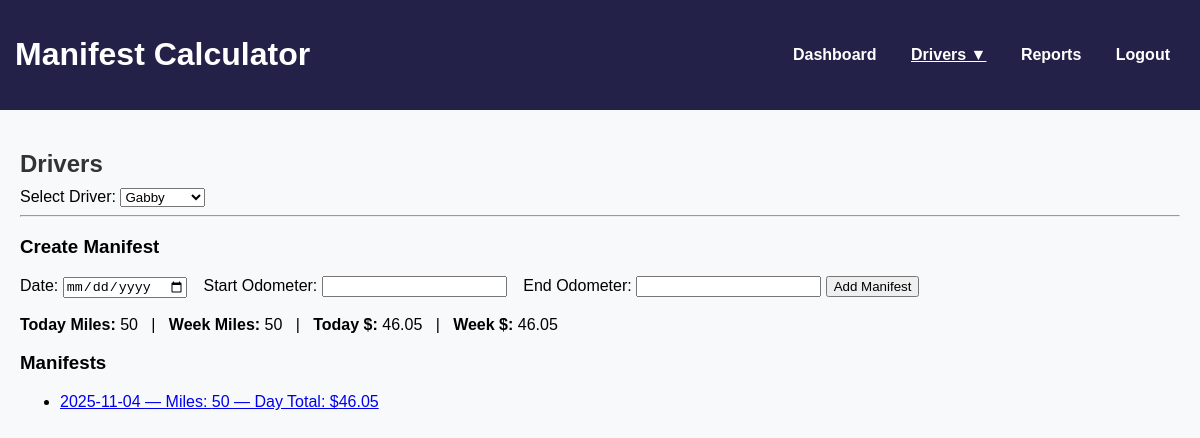
Screenshot of /drivers?driver=1 with the database file from the repository.
### models.py (models this page shows)
class Manifest(db.Model):
    id = db.Column(db.Integer, primary_key=True)
    driver_id = db.Column(db.Integer, db.ForeignKey('driver.id'), nullable=False)
    date = db.Column(db.Date, nullable=False)
    start_odometer = db.Column(db.Integer)
    end_odometer = db.Column(db.Integer)
    total_miles = db.Column(db.Integer)
    day_total = db.Column(db.Float)  # sum of all stops
    driver = db.relationship('Driver', back_populates='manifests')
    stops = db.relationship('Stop', back_populates='manifest', cascade="all, delete-orphan")

### app.py (the view)
@app.route('/drivers', methods=['GET', 'POST'])
def drivers():
    all_drivers = Driver.query.order_by(Driver.name).all()
    selected_driver_id = request.form.get('driver') or request.args.get('driver')
    manifests = []
    totals = {'day_miles': 0, 'week_miles': 0, 'day_total': 0.0, 'week_total': 0.0}
    if selected_driver_id:
        manifests = Manifest.query.filter_by(driver_id=selected_driver_id).order_by(Manifest.date.asc()).all()
        today = datetime.today().date()
        start_of_week = today - timedelta(days=today.weekday())
        daily = [m for m in manifests if m.date == today]
        weekly = [m for m in manifests if start_of_week <= m.date <= today]
        totals['day_miles'] = sum(m.total_miles or 0 for m in daily)
        totals['week_miles'] = sum(m.total_miles or 0 for m in weekly)
        totals['day_total'] = sum(m.day_total or 0 for m in daily)
        totals['week_total'] = sum(m.day_total or 0 for m in weekly)
    return render_template(
        'drivers.html',
        drivers=all_drivers,
        selected_driver_id=selected_driver_id,
        manifests=manifests,
        totals=totals,
        active_page='drivers'
    )

### app.py (called while the page is built)
@app.context_processor
def inject_drivers():
    all_drivers = Driver.query.order_by(Driver.name).all()
    return dict(all_drivers=all_drivers)

### templates/drivers.html (shortened to what this page needs)
{% extends "base.html" %}
{% block content %}
<h2>Drivers</h2>
<form method="POST" action="{{ url_for('drivers') }}">
  <label for="driver">Select Driver:</label>
  <select name="driver" id="driver" onchange="this.form.submit()">
    {% for d in drivers %}
      <option value="{{ d.id }}" {% if selected_driver_id and d.id == selected_driver_id|int %}selected{% endif %}>
        {{ d.name }}
      </option>
    {% endfor %}
  </select>
</form>
{% if selected_driver_id %}
  <hr>
  <h3>Create Manifest</h3>
  <form method="POST" action="{{ url_for('create_manifest') }}">
    <label>Date:</label>
    <input type="date" name="date" required>
    <label style="margin-left:12px;">Start Odometer:</label>
    <input type="number" name="start_odometer" step="1" required>
    <label style="margin-left:12px;">End Odometer:</label>
    <input type="number" name="end_odometer" step="1" required>
    <button type="submit">Add Manifest</button>
  </form>
  <div style="margin-top:18px;">
    <strong>Today Miles:</strong> {{ totals.day_miles }}
    &nbsp;&nbsp;|&nbsp;&nbsp;
    <strong>Week Miles:</strong> {{ totals.week_miles }}
    &nbsp;&nbsp;|&nbsp;&nbsp;
    <strong>Today $:</strong> {{ "%.2f"|format(totals.day_total) }}
    &nbsp;&nbsp;|&nbsp;&nbsp;
    <strong>Week $:</strong> {{ "%.2f"|format(totals.week_total) }}
  </div>
  <h3 style="margin-top:18px;">Manifests</h3>
  <ul>
    {% for m in manifests %}
      <li>
        <a href="{{ url_for('manifest_detail', manifest_id=m.id) }}">
          {{ m.date }} — Miles: {{ m.total_miles }} — Day Total: ${{ "%.2f"|format(m.day_total or 0) }}
        </a>
      </li>
    {% else %}
      <li>No manifests yet.</li>
    {% endfor %}
  </ul>
{% endif %}
{% endblock %}

### static/css/style.css (style rules this page uses)
body { font-family: Arial, sans-serif; margin: 0; background: #f8f9fa; }
h2 { margin-bottom: 10px; color: #333; }

### rows the page displays
Manifest: date "2025-11-04", total_miles "50", day_total "46.05"

### other values shown
{{ totals.day_miles }} "50"
{{ totals.week_miles }} "50"
{{ "%.2f"|format(totals.day_total) }} "46.05"
{{ "%.2f"|format(totals.week_total) }} "46.05"
form field driver "Gabby"
